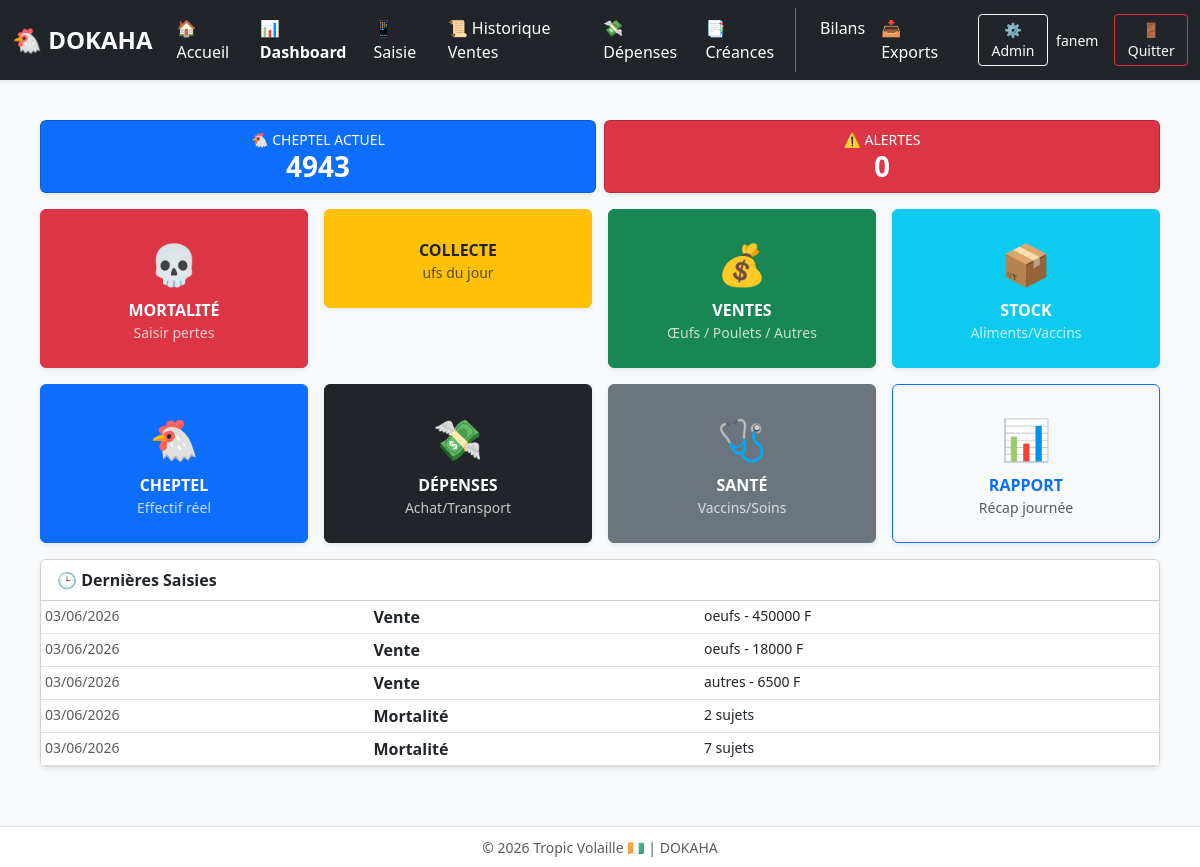
The page /terrain/ (signed in) on the database its author committed.
### gestion/models.py (models this page shows, shortened)
class Vente(models.Model):
    poulailler = models.ForeignKey(Poulailler, on_delete=models.SET_NULL, null=True, blank=True, verbose_name="Bâtiment")
    date = models.DateField(verbose_name="Date")
    client = models.CharField(max_length=100, blank=True, null=True, verbose_name="Client")
    type_vente = models.CharField(
        max_length=20,
        choices=[('oeufs', '🥚 Œufs'), ('poules', '🐔 Poules'), ('autres', '📦 Autres')],
        default='oeufs'
    )
    plateaux = models.IntegerField(default=0)
    unites = models.IntegerField(default=0)
    prix_plateau = models.DecimalField(max_digits=10, decimal_places=2, default=0)
    montant_total = models.DecimalField(max_digits=10, decimal_places=2, default=0)
    paye = models.BooleanField(default=True)
    montant_paye = models.DecimalField(max_digits=10, decimal_places=2, default=0, verbose_name="Montant payé (FCFA)")
    montant_restant = models.DecimalField(max_digits=10, decimal_places=2, default=0, verbose_name="Reste à payer (FCFA)")
    mode_paiement = models.CharField(
        max_length=20,
        default='comptant',
        choices=[('comptant', '💵 Comptant'), ('credit', '📝 Crédit'), ('mobile', '📱 Mobile Money'), ('cheque', '🧾 Chèque')],
        verbose_name="Mode de paiement"
    )
    plateaux = models.IntegerField(default=0, verbose_name='Nombre de plateaux (30 œufs)')
    reste_oeufs = models.IntegerField(default=0, verbose_name='Œufs restants (0-29)')
    class Meta:
        verbose_name = "Vente"
        verbose_name_plural = "Ventes"
        ordering = ['-date']

class SortiePoules(models.Model):
    date = models.DateField(default=timezone.now)
    poulailler = models.ForeignKey(Poulailler, on_delete=models.CASCADE)
    nombre = models.PositiveIntegerField()
    TYPE_CHOICES = [('mortalite', '🪦 Mortalité'), ('vente', '💰 Vente improductive')]
    type_sortie = models.CharField(max_length=20, choices=TYPE_CHOICES)
    prix_total = models.DecimalField(max_digits=8, decimal_places=2, default=0)

### gestion/views.py (the view)
# urls.py: path('terrain/', views.terrain, name='terrain'),
@login_required
@login_required
def terrain(request):
    from .models import Poulailler, Vente, Depense, SortiePoules
    from django.db.models import Sum
    from django.utils import timezone
    from datetime import timedelta
    from django.shortcuts import render
    today = timezone.now().date()
    week_ago = today - timedelta(days=7)
    from django.db.models import Sum
    oeufs_today = ProductionOeufs.objects.filter(date=today).aggregate(t=Sum('total_oeufs'))['t'] or 0
    oeufs_week = ProductionOeufs.objects.filter(date__gte=week_ago).aggregate(t=Sum('total_oeufs'))['t'] or 0
    oeufs_total = ProductionOeufs.objects.aggregate(t=Sum('total_oeufs'))['t'] or 0
    oeufs_casses_today = ProductionOeufs.objects.filter(date=today).aggregate(t=Sum('oeufs_casses'))['t'] or 0
    total_initial = Poulailler.objects.aggregate(total=Sum('effectif_initial'))['total'] or 0
    total_morts = SortiePoules.objects.filter(type_sortie='mortalite').aggregate(total=Sum('nombre'))['total'] or 0
    total_vendus = Vente.objects.filter(type_vente='poules').aggregate(total=Sum('unites'))['total'] or 0
    total_cheptel = max(0, int(total_initial) - int(total_morts) - int(total_vendus))
    mortalite_week = SortiePoules.objects.filter(date__gte=week_ago, type_sortie='mortalite').aggregate(total=Sum('nombre'))['total'] or 0
    try:
        tr = Vente.objects.aggregate(t=Sum('montant_paye'))['t'] or 0
        td = Depense.objects.aggregate(t=Sum('montant'))['t'] or 0
    except: tr = td = 0
    alerte_mortalite = mortalite_week > (total_cheptel * 0.02) if total_cheptel > 0 else False
    alerte_tresorerie = (tr - td) < 0
    activites = []
    try:
        for v in Vente.objects.order_by('-date')[:3]:
            activites.append({'date': v.date, 'type': 'Vente', 'detail': f"{v.type_vente} - {int(v.montant_total or 0)} F"})
        for m in SortiePoules.objects.filter(type_sortie='mortalite').order_by('-date')[:2]:
            activites.append({'date': m.date, 'type': 'Mortalité', 'detail': f"{int(m.nombre or 0)} sujets"})
        activites.sort(key=lambda x: x['date'] or today, reverse=True)
    except: pass
    return render(request, 'gestion/terrain.html', {
        'total_cheptel': total_cheptel, 'alerte_mortalite': alerte_mortalite,
        'alerte_tresorerie': alerte_tresorerie, 'activites_recentes': activites[:5]
    })

### gestion/templates/gestion/terrain.html (shortened to what this page needs)
        {% extends "gestion/base.html" %}
{% block content %}
<div class="container-fluid px-2 px-md-4 mt-2 mt-md-4">
    <div class="row g-2 mb-3">
        <div class="col-6">
            <div class="card bg-primary text-white p-2 text-center shadow-sm">
                <small>🐔 CHEPTEL ACTUEL</small>
                <h3 class="fw-bold mb-0">{{ total_cheptel|default:0 }}</h3>
            </div>
        </div>
        <div class="col-6">
            <div class="card bg-danger text-white p-2 text-center shadow-sm">
                <small>⚠️ ALERTES</small>
                <h3 class="fw-bold mb-0">{% if alerte_mortalite or alerte_tresorerie %}2{% else %}0{% endif %}</h3>
            </div>
        </div>
    </div>
    <div class="row g-2 g-md-3">
        <div class="col-6 col-md-3"><a href="/mortalite/ajouter/" class="btn btn-danger w-100 py-4 shadow-sm d-flex flex-column align-items-center justify-content-center text-white"><span class="fs-1 mb-1">💀</span><span class="fw-bold">MORTALITÉ</span><small class="opacity-75">Saisir pertes</small></a></div>
        <div class="col-6 col-md-3"><a href="/collecte/" class="btn btn-warning w-100 py-4 shadow-sm d-flex flex-column align-items-center justify-content-center text-dark"><span class="fw-bold">COLLECTE</span><small class="opacity-75">ufs du jour</small></a></div>
        <div class="col-6 col-md-3"><a href="/vente/choix/" class="btn btn-success w-100 py-4 shadow-sm d-flex flex-column align-items-center justify-content-center text-white"><span class="fs-1 mb-1">💰</span><span class="fw-bold">VENTES</span><small class="opacity-75">Œufs / Poulets / Autres</small></a></div>
        <div class="col-6 col-md-3"><a href="/stock/" class="btn btn-info w-100 py-4 shadow-sm d-flex flex-column align-items-center justify-content-center text-white"><span class="fs-1 mb-1">📦</span><span class="fw-bold">STOCK</span><small class="opacity-75">Aliments/Vaccins</small></a></div>
        <div class="col-6 col-md-3"><a href="/cheptel/" class="btn btn-primary w-100 py-4 shadow-sm d-flex flex-column align-items-center justify-content-center text-white"><span class="fs-1 mb-1">🐔</span><span class="fw-bold">CHEPTEL</span><small class="opacity-75">Effectif réel</small></a></div>
        <div class="col-6 col-md-3"><a href="/depense/add/" class="btn btn-dark w-100 py-4 shadow-sm d-flex flex-column align-items-center justify-content-center text-white"><span class="fs-1 mb-1">💸</span><span class="fw-bold">DÉPENSES</span><small class="opacity-75">Achat/Transport</small></a></div>
        <div class="col-6 col-md-3"><a href="/sante/" class="btn btn-secondary w-100 py-4 shadow-sm d-flex flex-column align-items-center justify-content-center text-white"><span class="fs-1 mb-1">🩺</span><span class="fw-bold">SANTÉ</span><small class="opacity-75">Vaccins/Soins</small></a></div>
        <div class="col-6 col-md-3"><a href="/rapport-jour/" class="btn btn-outline-primary w-100 py-4 shadow-sm d-flex flex-column align-items-center justify-content-center"><span class="fs-1 mb-1">📊</span><span class="fw-bold">RAPPORT</span><small class="text-muted">Récap journée</small></a></div>
    </div>
    <div class="card shadow-sm mt-3 mb-4">
        <div class="card-header bg-white fw-bold">🕒 Dernières Saisies</div>
        <div class="table-responsive">
            <table class="table table-sm table-hover mb-0">
                <tbody>
                    {% for a in activites_recentes %}
                    <tr><td class="small text-muted">{{ a.date|date:"d/m/Y" }}</td><td class="fw-bold">{{ a.type }}</td><td class="small">{{ a.detail }}</td></tr>
                    {% empty %}
                    <tr><td colspan="3" class="text-center py-3 text-muted">Aucune saisie aujourd'hui</td></tr>
                    {% endfor %}
                </tbody>
            </table>
        </div>
    </div>
</div>
{% endblock %}

### gestion/templates/gestion/base.html (shortened to what this page needs)
{% load static %}
<!DOCTYPE html>
<html lang="fr">
<head>
    <link href="https://cdn.jsdelivr.net/npm/bootstrap@5.3.0/dist/css/bootstrap.min.css" rel="stylesheet">
    <link rel="stylesheet" href="https://cdn.jsdelivr.net/npm/bootstrap-icons@1.11.0/font/bootstrap-icons.css">
</head>
<body>
<nav class="navbar navbar-expand-lg navbar-dark bg-dark shadow-sm py-2">
  <div class="container-fluid">
    <a class="navbar-brand fw-bold fs-4" href="/">🐔 DOKAHA</a>
    <div class="collapse navbar-collapse" id="mainNavbar">
      <ul class="navbar-nav me-auto mb-2 mb-lg-0">
        <li class="nav-item"><a class="nav-link" href="/">🏠 Accueil</a></li>
        <li class="nav-item"><a class="nav-link fw-bold text-warning" href="/dashboard/">📊 Dashboard</a></li>
        <li class="nav-item"><a class="nav-link" href="/terrain/">📱 Saisie</a></li>
        <li class="nav-item"><a class="nav-link" href="/vente/">📜 Historique Ventes</a></li>
        <li class="nav-item"><a class="nav-link" href="/depenses/">💸 Dépenses</a></li>
        <li class="nav-item"><a class="nav-link" href="/credits/">📑 Créances</a></li>
      </ul>
      <ul class="navbar-nav mb-2 mb-lg-0 border-start border-secondary ps-lg-3">
        <li class="nav-item"><a class="nav-link" href="/finance/"> Bilans</a></li>
        <li class="nav-item"><a class="nav-link" href="/finance/export-excel/">📥 Exports</a></li>
      </ul>
      <div class="d-flex align-items-center ms-lg-4">
        <a href="/admin/" class="btn btn-sm btn-outline-light me-2">⚙️ Admin</a>
        <span class="text-light small me-3 d-none d-md-inline">{{ user.username|default:"Fanem" }}</span>
        <a href="/logout/" class="btn btn-sm btn-outline-danger">🚪 Quitter</a>
      </div>
    </div>
  </div>
</nav>
<div class="container-fluid px-3 py-3">
    {% block content %}{% endblock %}
</div>
<footer class="fixed-bottom text-center text-muted py-2 bg-white border-top">
    <small>© {% now "Y" %} Tropic Volaille 🇨🇮 | DOKAHA</small>
</footer>
</body>
</html>

### gestion/templates/gestion/base.html (style rules this page uses)
:root { --primary:#0d6efd; --success:#198754; --danger:#dc3545; --warning:#ffc107; }
body { background:#f8f9fa; font-family:system-ui,-apple-system,sans-serif; padding-bottom:60px; }
.navbar-brand { font-weight:700; }
.nav-link { font-weight:500; padding:0.5rem 1rem; }
.btn { min-height:44px; }
.navbar a, .navbar span, .navbar .nav-link, .navbar .btn { color: #ffffff !important; }

### rows shown on the page
Vente: date "03/06/2026"
Vente: date "03/06/2026"
Vente: date "03/06/2026"
SortiePoules: date "03/06/2026"
SortiePoules: date "03/06/2026"

### other values the page prints
{{ user.username|default:"Fanem" }} "fanem"
{{ total_cheptel|default:0 }} "4943"
{{ a.type }} "Vente" "Vente" "Vente" "Mortalité" "Mortalité"
{{ a.detail }} "oeufs - 450000 F" "oeufs - 18000 F" "autres - 6500 F" "2 sujets" "7 sujets"
